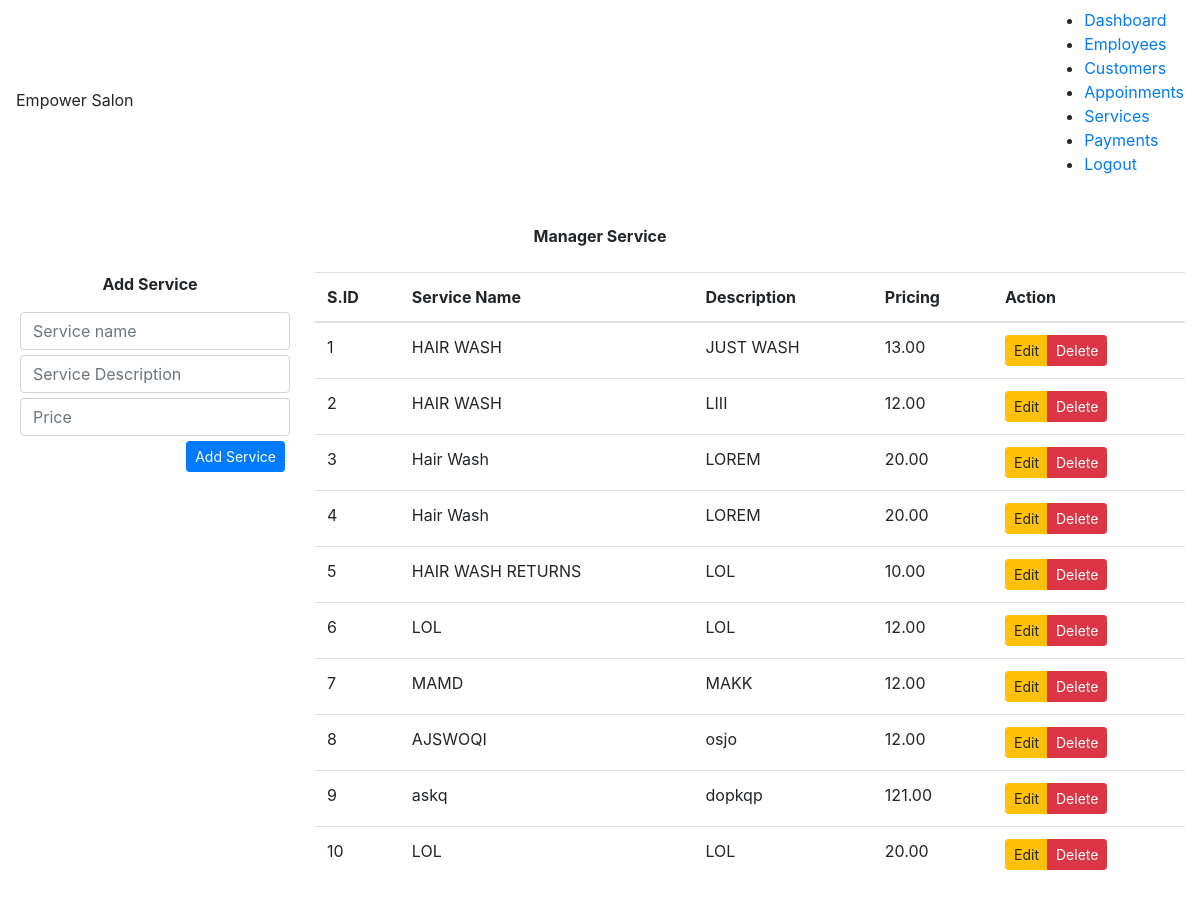
The app's page /manage_service.php (signed in), older data.
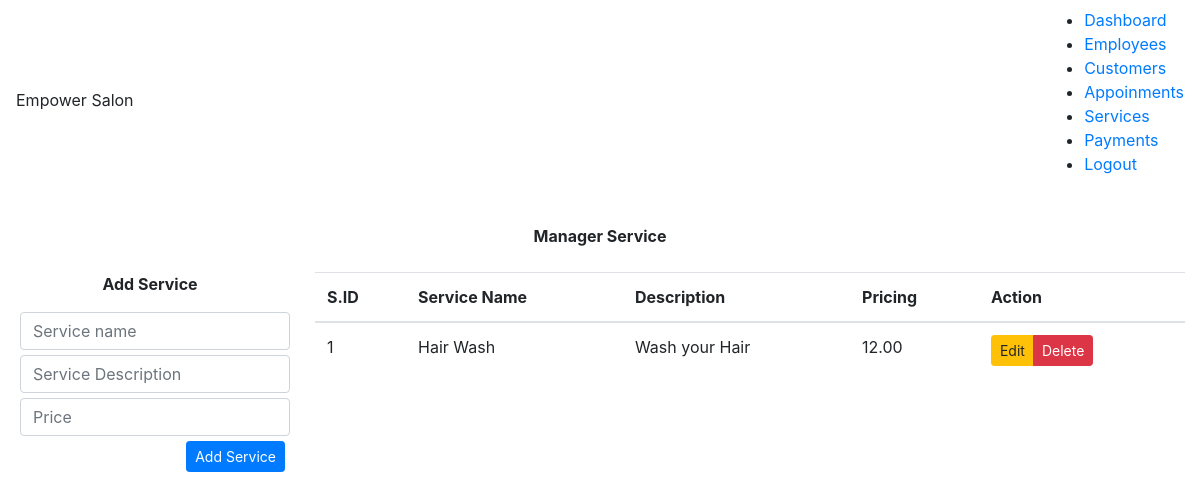
The same page, newer data.
### tables this page shows
CREATE TABLE `services` (
  `id` int(11) NOT NULL,
  `name` varchar(255) NOT NULL,
  `description` varchar(255) NOT NULL,
  `price` decimal(5,2) NOT NULL
);

### manage_service.php (the view, shortened to what this page needs)
<?php
	include_once('configs/db.php');
	include('dashboard_header.php');
	$services = [];
	$sql_query = "select * from services";
	$result = mysqli_query($db_conn,$sql_query);
	if($result)
	{
		$services = mysqli_fetch_all($result);
	}
?>
<!DOCTYPE html>
<html lang="en">
<head>
    <link rel="stylesheet" href="https://maxcdn.bootstrapcdn.com/bootstrap/4.4.1/css/bootstrap.min.css">
</head>
<body>
	<div class="container-fluid">
		<p class="text-center font-weight-bold m-4">Manager Service</p>
		<div class="row">
			<div class="col-md-3">
				<form action="actions/service/add_service.php" class="form-group" method="POST">
					<p class="text-center font-weight-bold">Add Service</p>
					<input type="text" class="form-control" placeholder="Service name" name="ser_name" required>
					<input type="text" class="form-control" placeholder="Service Description" name="ser_desc" required>
					<input type="number" class="form-control" placeholder="Price" name="ser_price" required>
					<div class="text-right">
						<input type="submit" value="Add Service" class="btn btn-sm btn-primary">
					</div>
				</form>
			</div>
			<div class="col-md-9">
				<table class="table">
					<thead>
						<tr>
							<th>S.ID</th>
							<th>Service Name</th>
							<th>Description</th>
							<th>Pricing</th>
							<th>Action</th>
						</tr>
						<?php if(empty($services)):?>
							<tr align="center">
							<td colspan="6"> NO SERVICES ADDED </td>
							</tr>
						<?php else:?>
						<?php
						foreach($services as $key=>$service)
						{
						echo '
							<tr>
								<td>'.($key+1).'</td>
								<td>'.$service[1].'</td>
								<td>'.$service[2].'</td>
								<td>'.$service[3].'</td>
								<td>
									<div class="btn-group btn-group-sm">
									<button type="button" class="btn btn-warning  edit-service" onclick=edit_service('.$service[0].')>Edit</button>
									<button type="button" class="btn btn-danger"  onclick=del_service_alert('.$service[0].')>Delete</button>
									</div>
								</td>
							</tr>';
						}
						?>
						<?php endif; ?>
					</thead>
				</table>
			</div>
		</div>
	</div>
</body>
</html>

### dashboard_header.php (shortened to what this page needs)
<!DOCTYPE html>
<html lang="en">
<head>
    <link rel="stylesheet" href="style/style.css">
</head>
<body>
    <div class="navbar">
        <span>Empower Salon</span>
        <ul class="nav-links">
            <li><a href="dashboard.php">Dashboard</a></li>
            <li><a href="manage_employee.php">Employees</a></li>
            <li><a href="manage_customer.php">Customers</a></li>
            <li><a href="manage_appointment.php">Appoinments</a></li>
            <li><a href="manage_service.php">Services</a></li>
            <li><a href="manage_payment.php">Payments</a></li>
            <li><a href="logout.php">Logout</a></li>
        </ul>
    </div>
</body>
</html>

### style/style.css (style rules this page uses)
body { padding: 0px; margin: 0px; }
.form-control { flex: 1; margin: 5px; padding: 8px; border: none; border-bottom: 1px solid #2f2f2f; }

Row changes from the older to the newer data that the page shows:
removed services: name "HAIR WASH", description "JUST WASH", price "13.00"
removed services: name "HAIR WASH", description "LIII", price "12.00"
removed services: name "Hair Wash", description "LOREM", price "20.00"
removed services: name "Hair Wash", description "LOREM", price "20.00"
removed services: name "HAIR WASH RETURNS", description "LOL", price "10.00"
removed services: name "LOL", description "LOL", price "12.00"
removed services: name "MAMD", description "MAKK", price "12.00"
removed services: name "AJSWOQI", description "osjo", price "12.00"
removed services: name "askq", description "dopkqp", price "121.00"
removed services: name "LOL", description "LOL", price "20.00"
added services: name "Hair Wash", description "Wash your Hair", price "12.00"
